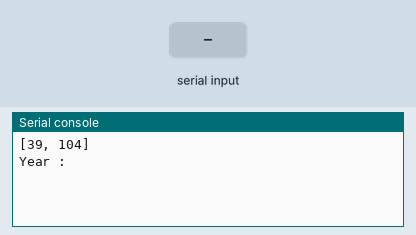
A program run on a simulated Raspberry Pi Pico running MicroPython. Shown: the last lines printed to the serial console. The test bench sets the inputs (shaded band). Library files of the repository ran but are not shown: ds1307.py, i2c_lcd.py.

Above: at 1.2 s.
1.3 s: "5" typed at the serial console, then Enter
At 2.1 s:
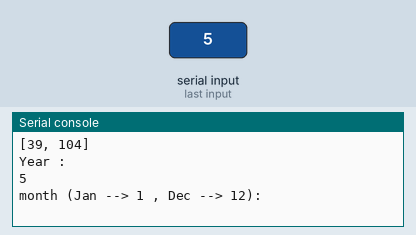
2.8 s: "90" typed at the serial console, then Enter
At 3.3 s:
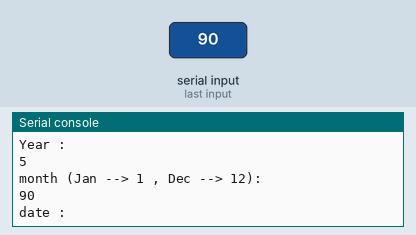
4.3 s: "200" typed at the serial console, then Enter
At 5.5 s:
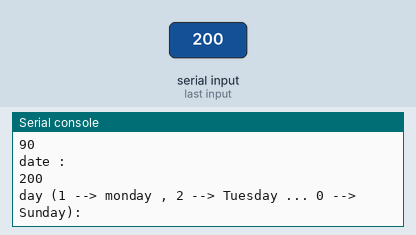
5.8 s: "1" typed at the serial console, then Enter
At 6.8 s:
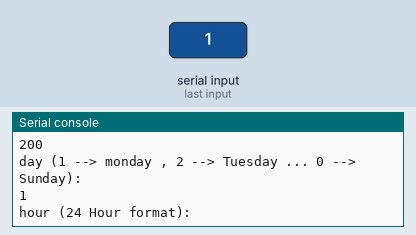
7.3 s: "0" typed at the serial console, then Enter
At 7.9 s:
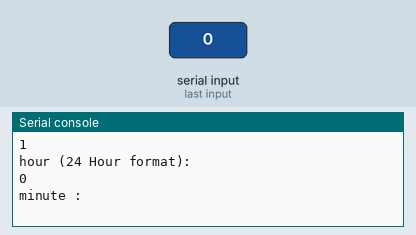
8.8 s: "5" typed at the serial console, then Enter
At 10.2 s:
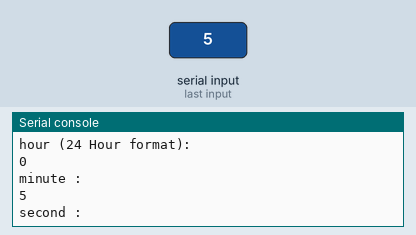
Timing chart, 0 to 11.3 s (numbered marks = the images above; inputs shaded):
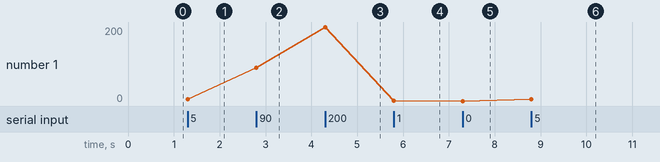

The program:

rtc-module.py
```python
from machine import I2C, Pin
from ds1307 import DS1307
from i2c_lcd import I2cLcd
import utime

i2c_rtc = I2C(0,scl = Pin(1),sda = Pin(0),freq = 100000)

#Checks if RTC is detected
result = I2C.scan(i2c_rtc)
print(result)

#Shows RTC time
rtc = DS1307(i2c_rtc)
#print(rtc.datetime())

year = int(input("Year : "))
month = int(input("month (Jan --> 1 , Dec --> 12): "))
date = int(input("date : "))
day = int(input("day (1 --> monday , 2 --> Tuesday ... 0 --> Sunday): "))
hour = int(input("hour (24 Hour format): "))
minute = int(input("minute : "))
second = int(input("second : "))
now = (year,month,date,day,hour,minute,second,0)
rtc.datetime(now)

print(rtc.datetime())
```

Measured:
- after the input at 1.3 s, the serial console: prints a new line at once (image 1)
- after the input at 2.8 s, the serial console: prints a new line at once (image 2)
- after the input at 4.3 s, the serial console: prints a new line at once (image 3)
- after the input at 5.8 s, the serial console: prints a new line at once (image 4)
- after the input at 7.3 s, the serial console: prints a new line at once (image 5)
- after the input at 8.8 s, the serial console: prints a new line at once (image 6)
- plotted number 1: 5 → 90 after the input at 2.8 s, 90 → 200 after the input at 4.3 s, 0 → 5 after the input at 8.8 s
